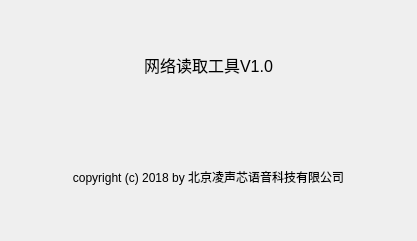
<?xml version="1.0" encoding="UTF-8"?>
<ui version="4.0">
 <class>AboutDialog</class>
 <widget class="QDialog" name="AboutDialog">
  <property name="geometry">
   <rect>
    <x>0</x>
    <y>0</y>
    <width>417</width>
    <height>241</height>
   </rect>
  </property>
  <property name="windowTitle">
   <string>Dialog</string>
  </property>
  <layout class="QGridLayout" name="gridLayout">
   <item row="0" column="0">
    <widget class="QLabel" name="label_2">
     <property name="font">
      <font>
       <pointsize>12</pointsize>
      </font>
     </property>
     <property name="text">
      <string>网络读取工具V1.0</string>
     </property>
     <property name="alignment">
      <set>Qt::AlignCenter</set>
     </property>
    </widget>
   </item>
   <item row="1" column="0">
    <widget class="QLabel" name="label">
     <property name="text">
      <string>copyright (c) 2018 by 北京凌声芯语音科技有限公司</string>
     </property>
     <property name="alignment">
      <set>Qt::AlignCenter</set>
     </property>
    </widget>
   </item>
  </layout>
 </widget>
 <resources/>
 <connections/>
</ui>
